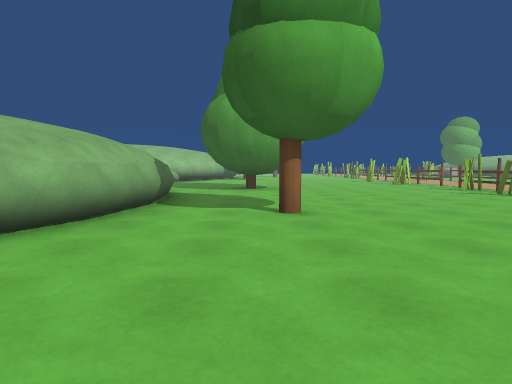
[1] (above)

19 first-person views from a walk through a Unity game level. The camera is 1.2 m above the floor, tilts 4° down and sees 75° across. The floor is counted in squares, 2 m on a side. Each view is taken from the middle of a square. On the plan, view 1 faces up. The plan holds only what a view shows up to about 10 squares ahead; the rest is blank. The place goes on beyond the plan. The player is left out.

[2]
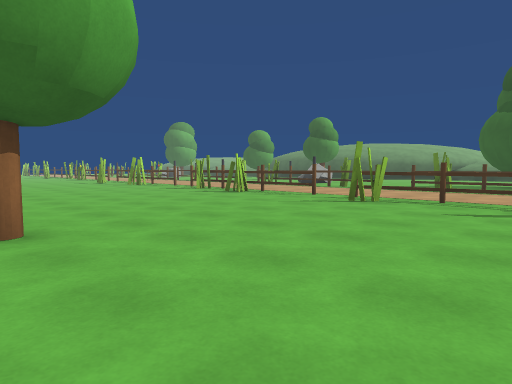

[3]
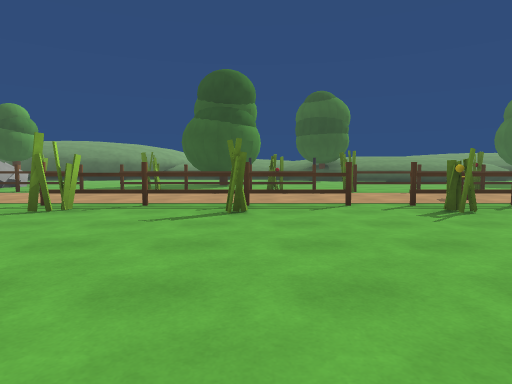

[4]
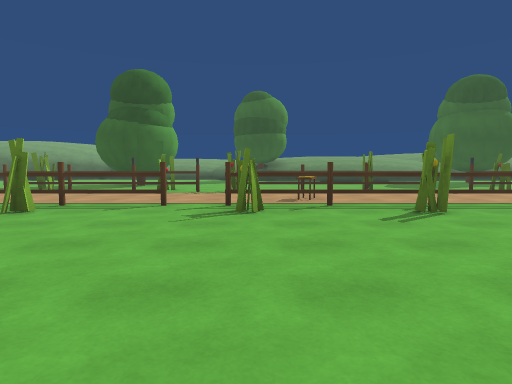

[5]
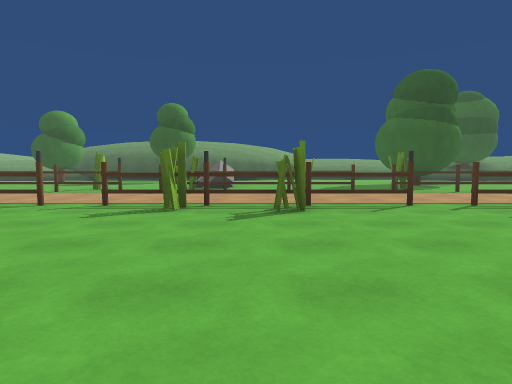

[6]
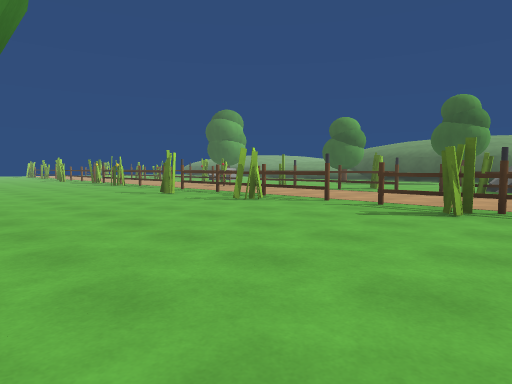

[7]
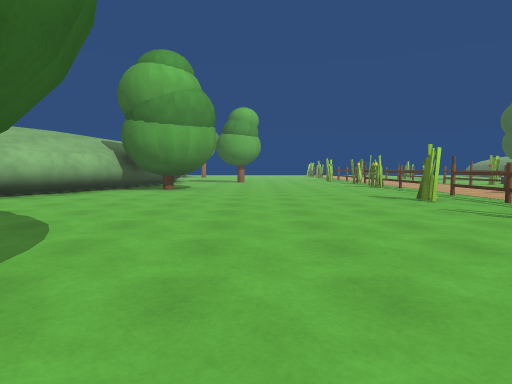

[8]
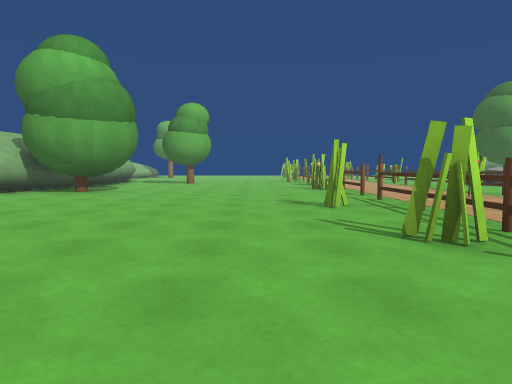

[9]
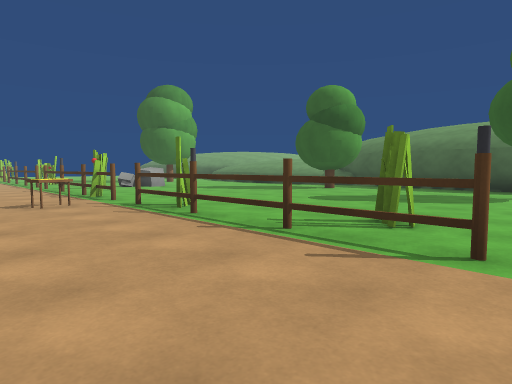

[10]
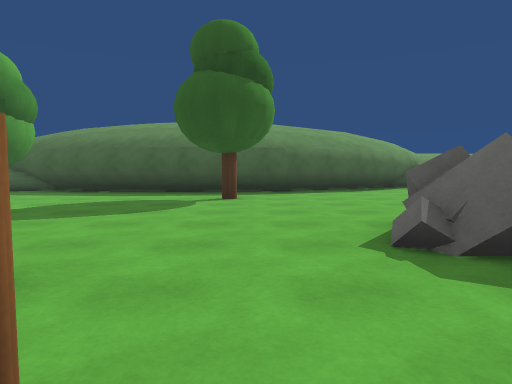

[11]
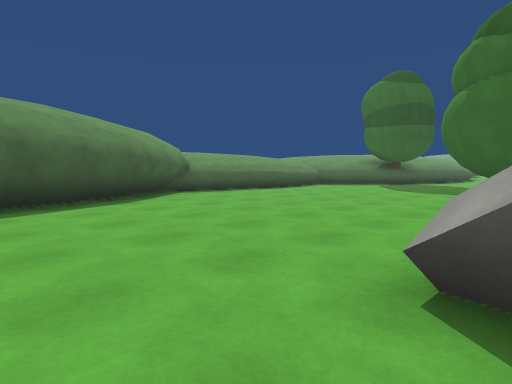

[12]
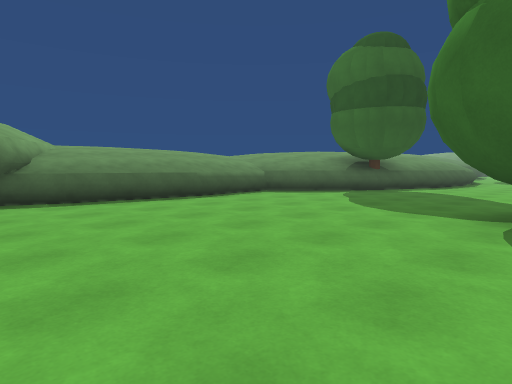

[13]
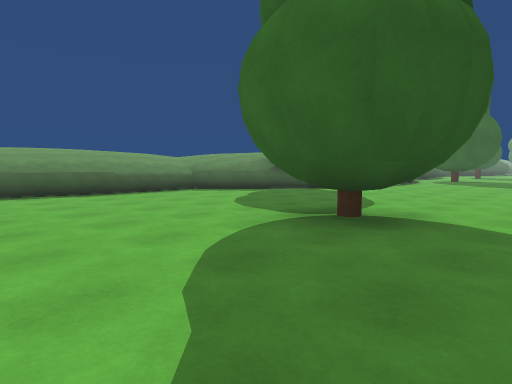

[14]
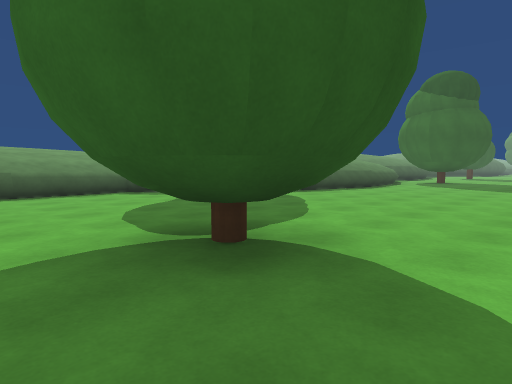

[15]
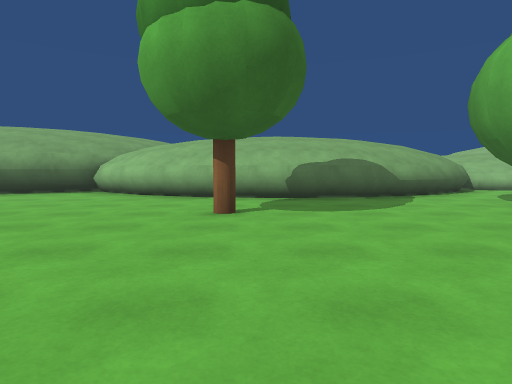

[16]
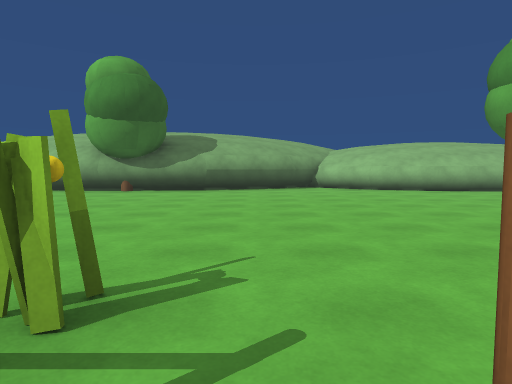

[17]
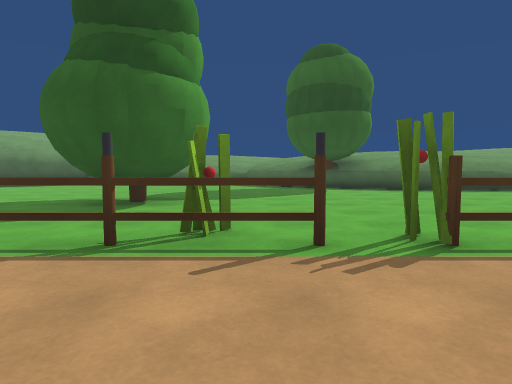

[18]
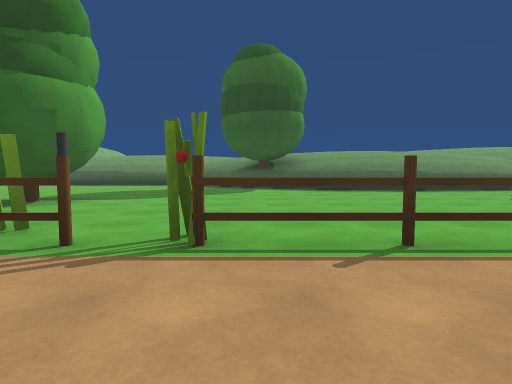

[19]
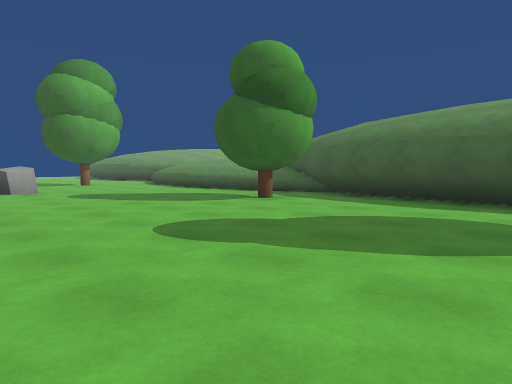

### Floor plan
Key: @ floor where view 1 was taken; # wall or solid block; . floor; ^ raised ledge; O other object.
Columns run from 5 left of view 1 to 20 right of it. Each row starts with its distance up from view 1.
 20    # ......O...#.......
 19    #OO.....O..OO.......^
 18   ##OO.....#...#.......#
 17   #........O.O.O.....OO#
 16   #........O..OO.....O.#
 15   ........OO...O.......#
 14    ........#...#.......#
 13     ......OO...OO.....##
 12 ^^  .......#...#.....O##
 11 ^..  O.....O...O.......#
 10  ##.OOO....O..#OOO.....#
  9   #..O.....O...OOO.....##
  8   ##.......O...#. ......#
  7    #.......O..OO  ......##
  6    #.......#...#.........#
  5    #.O.....O...O.........^
  4    #......OO..OO........^^
  3   #^.......O...O..OO....^^
  2  ##........#...#.OOO....^^
  1  #.........O...O..O.....^^
  0  ##..@.....#...O........^^
 -1   #........O...O.......^^
 -2   ##......OO...O......O#
 -3    #.......OOO.O......##
 -4    #.......#...#......^
 -5    O...  ..O..OO.....^^
 -6    #.       ... .....^^

Positions as (right, up) in squares from view 1, and headings:
1: (0, 0), facing up
2: (0, 1), facing up-right
3: (1, 1), facing right
4: (1, -2), facing right
5: (1, 8), facing right
6: (1, 8), facing up-right
7: (2, 9), facing up
8: (4, 10), facing up
9: (7, 11), facing up-right
10: (9, 11), facing right
11: (12, 11), facing down-right
12: (13, 7), facing down-right
13: (11, 6), facing down-right
14: (11, 4), facing down-right
15: (5, 5), facing left
16: (7, -1), facing left
17: (7, 0), facing right
18: (7, -2), facing right
19: (11, 12), facing up-right
